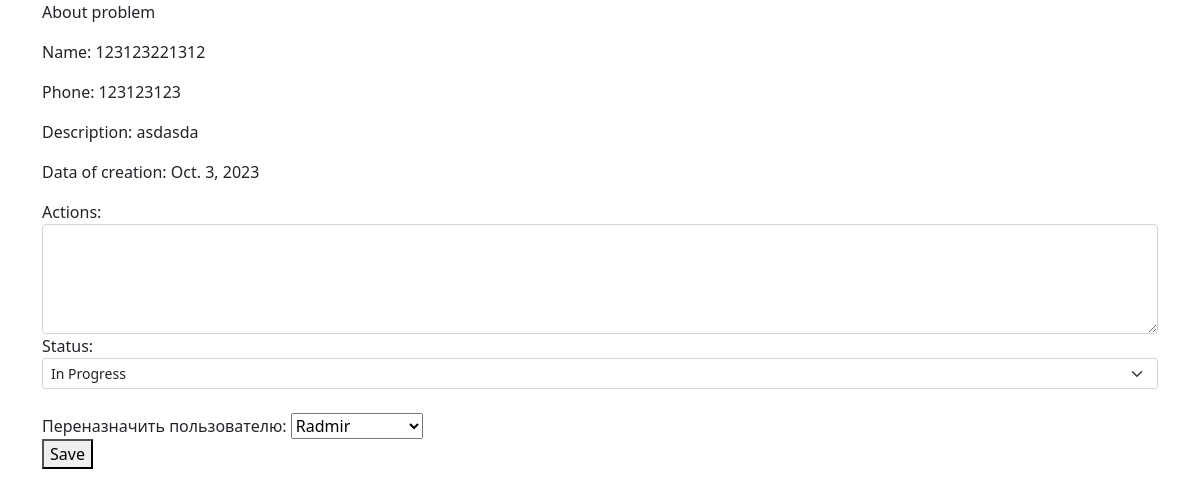
/more/33/, run on the app's committed database.
### helpdesk/models.py (models this page shows, shortened)
class HellpDesk(models.Model):
    name = models.CharField(max_length=50) # asker
    phone = models.IntegerField()
    email = models.CharField(max_length=255)
    description = models.TextField()
    creator_name = models.CharField(max_length=255, default='idontknow')
    CHOICES = [
        ('Low', 'Low'),
        ('Medium', 'Medium'),
        ('High', 'High')
    ]
    priority = models.CharField(max_length=100, choices=CHOICES)
    status = models.CharField(max_length=250, choices= STATUS_CHOICES , default="new")
    date = models.DateField(default=timezone.now)
    actions_taken = models.TextField(blank=True)
    assigned_user = models.ForeignKey(User, on_delete=models.SET_NULL , null= True , related_name='assigned_problem_more')
    resolved_user = models.ForeignKey(User, on_delete=models.SET_NULL , null= True , related_name = 'resolved_problem_more' )
    confirmed = models.BooleanField(default=False)

### helpdesk/views.py (the view, shortened to what this page needs)
# urls.py: path('more/<int:problem_id>/', views.more_details, name='more'),
def more_details(request, problem_id):
    problem_more = get_object_or_404(HellpDesk, pk=problem_id)
    is_tester = request.user.groups.filter(name= 'Tester')
    is_reception = request.user.groups.filter(name= 'Reception')
    reception_users = User.objects.filter(groups__name='Reception')
    return render(request, 'more.html', {'problem_more': problem_more , 'is_tester' : is_tester , 'is_recepption': is_reception , 'reception_users': reception_users})

### helpdesk/templates/more.html (shortened to what this page needs)
<!DOCTYPE html>
<html lang="en">
<head>
    <link href="https://cdn.jsdelivr.net/npm/bootstrap@5.1.3/dist/css/bootstrap.min.css" rel="stylesheet">
</head>
</head>
<body>
    <div class="container">
            <p>About problem</p>
            <p>Name: {{ problem_more.name }}</p>
            <p>Phone: {{ problem_more.phone }}</p>
            <p>Description: {{ problem_more.description }}</p>
            <p>Data of creation: {{ problem_more.date }}</p>
        <form method="post">
            <label for="actions">Actions:</label>
            <textarea id="actions" name="actions" rows="4" cols="50" class="form-control" id="exampleFormControlTextarea1" rows="3">{{ problem_more.actions_taken }}</textarea>
            <label for="status">Status:</label>
            <select class="form-select form-select-sm" aria-label=".form-select-sm example" id="status" name="status">
                <option value="in progress" {% if problem_more.status == "in progress" %}selected{% endif %}>In Progress</option>
            </select><br>
            {% if is_tester or reception_users %}
            <label for="assigned_user">Переназначить пользователю:</label>
            <select id="assigned_user" name="assigned_user">
                {% for user in reception_users %}
                    <option value="{{ user.id }}" {% if problem_more.assigned_user == user %}selected{% endif %}>{{ user.username }}</option>
                {% endfor %}
            </select><br>
            {% endif %}
            <button type="submit">Save</button>
        </form>
    </div>
</body>
</html>

### data on the page
HellpDesk: name "123123221312", phone "123123123", description "asdasda", date "Oct. 3, 2023", status "In Progress", assigned_user "Radmir"
